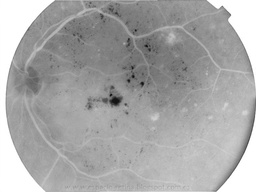
#> input picture aula7/fundoolhog.jpg, 256 x 192 px, shrunk from 768 x 576 before the run
$ python aula_7_licao_2.py
#> lines starting #> are read from the running program, lines starting #| are printed output that depends on the picture
import cv2
import numpy as np
import matplotlib.pyplot as plt

"""
Lição de casa 2
Adapte o algoritmo 9 para ler a imagem fundoolhog.jpg, e gerar 2 imagens de
saída: sem_mancha_clara.jpg e sem_mancha_escura.jpg. Procure apagar somente as manchas
especificadas.
"""

# https://codereview.stackexchange.com/questions/231225/create-a-structuringselement-in-the-form-of-a-line-with-a-certain-degree-and-len

def bresenham(x0, y0, x1, y1):
    points = []
    dx = abs(x1 - x0)
    dy = abs(y1 - y0)
    x, y = x0, y0
    sx = -1 if x0 > x1 else 1
    sy = -1 if y0 > y1 else 1
    if dx > dy:
        err = dx / 2.0
        while x != x1:
            points.append((x, y))
            err -= dy
            if err < 0:
                y += sy
                err += dx
            x += sx
    else:
        err = dy / 2.0
        while y != y1:
            points.append((x, y))
            err -= dx
            if err < 0:
                x += sx
                err += dy
            y += sy
    points.append((x, y))

    return points

def strel_line(length, degrees):
    if length >= 1:
        theta = degrees * np.pi / 180
        x = round((length - 1) / 2 * np.cos(theta))
        y = -round((length - 1) / 2 * np.sin(theta))
        points = bresenham(-x, -y, x, y)
        points_x = [point[0] for point in points]
        points_y = [point[1] for point in points]
        n_rows = int(2 * max([abs(point_y) for point_y in points_y]) + 1)
        n_columns = int(2 * max([abs(point_x) for point_x in points_x]) + 1)
        strel = np.zeros((n_rows, n_columns))
        rows = ([point_y + max([abs(point_y) for point_y in points_y]) for point_y in points_y])
        columns = ([point_x + max([abs(point_x) for point_x in points_x]) for point_x in points_x])
        idx = []
        for x in zip(rows, columns):
            idx.append(np.ravel_multi_index((int(x[0]), int(x[1])), (n_rows, n_columns)))
        strel.reshape(-1)[idx] = 1

    return strel

def max_arrays(a, b):
    c = np.empty(a.shape)
    (num_col, num_l) = a.shape[:2]
    for i in range(num_col):
        for j in range(num_l):
            c[i, j] = max(a[i, j], b[i, j])
    return c

def min_arrays(a, b):
    c = np.empty(a.shape)
    (num_col, num_l) = a.shape[:2]
    for i in range(num_col):
        for j in range(num_l):
            c[i, j] = min(a[i, j], b[i, j])
    return c


def acha_mancha(imagem, num_it):
    c = np.empty(imagem.shape)

    for deg in range(1, 181, 10):
        e = strel_line(50, deg).astype(np.uint8)
        b = cv2.morphologyEx(imagem, cv2.MORPH_OPEN, e)
        c = max_arrays(b, c)

    e33 = cv2.getStructuringElement(cv2.MORPH_RECT,(3,3))*255
    for i in range(num_it):
        print(f"{i/num_it} concluido")
        c = min_arrays(cv2.dilate(c, e33), imagem)
    return c

fundo_olho = cv2.imread("fundoolhog.jpg", 0)
#> fundo_olho is the input picture: shape (192, 256); min 12, max 255, mean 168
fundo_olho_neg = cv2.bitwise_not(fundo_olho)
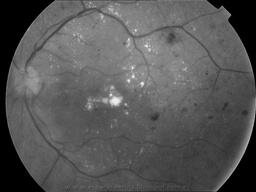
#> fundo_olho_neg: shape (192, 256); min 0, max 243, mean 87

print("Calculando imagem sem mancha clara")
sem_mancha_clara = acha_mancha(fundo_olho, 200)
#> the loop in acha_mancha, `for deg in range(1, 181, 10):` made 18 passes
#> pass 1, in acha_mancha, `b = cv2.morphologyEx(imagem, cv2.MORPH_OPEN, e)`:
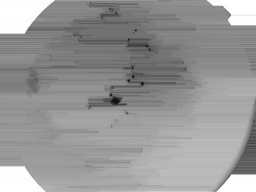
#> b: shape (192, 256); min 12, max 255, mean 151.7
#> pass 2, in acha_mancha, `b = cv2.morphologyEx(imagem, cv2.MORPH_OPEN, e)`:
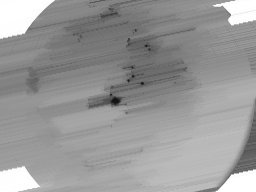
#> b: shape (192, 256); min 17, max 255, mean 152.9
#> after the loop in acha_mancha, `for deg in range(1, 181, 10):`:
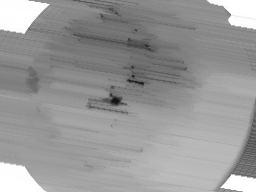
#> b: shape (192, 256); min 19, max 255, mean 152.7
print("Calculando imagem sem mancha escura")
sem_mancha_escura = acha_mancha(fundo_olho_neg, 200)
#> the loop in acha_mancha (call 2), `for deg in range(1, 181, 10):` made 18 passes
#> pass 1, in acha_mancha (call 2), `b = cv2.morphologyEx(imagem, cv2.MORPH_OPEN, e)`:
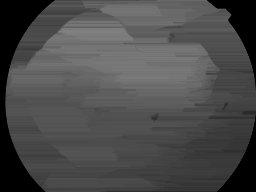
#> b: shape (192, 256); min 0, max 128, mean 74.6

plt.imshow(sem_mancha_clara, cmap="gray")
plt.title("Sem mancha clara")
plt.show()
plt.imshow(abs(255-sem_mancha_escura), cmap="gray")
plt.title("Sem mancha escura")
plt.show()
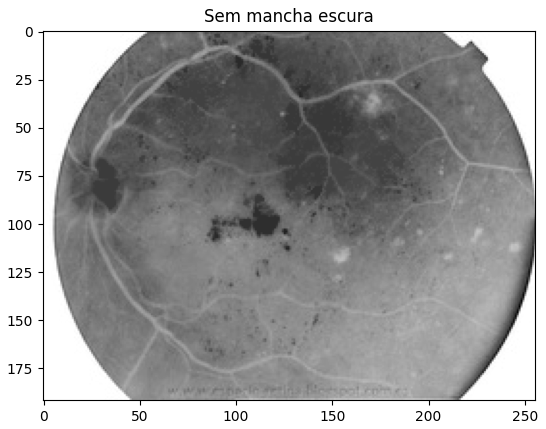
#> figure drawn by matplotlib, 1 panel
